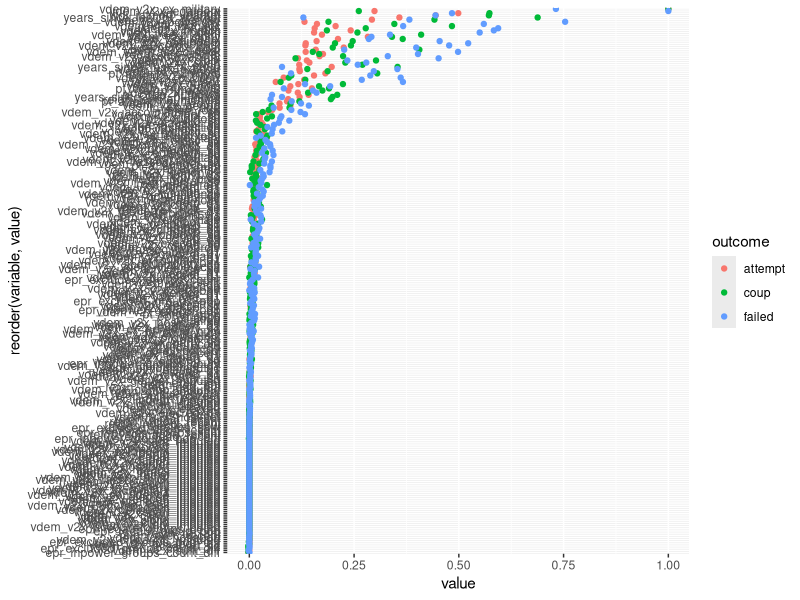

Generate this figure with R:
#
#   Extract variable importance from models
#

library(readr)
library(dplyr)
library(ggplot2)
library(here)

setwd(here::here("models"))

var_imp <- read_csv("output/full-model/variable-importance.csv")

# rescale var imp to 0-1
var_imp <- var_imp %>%
  group_by(outcome) %>%
  mutate(value = value / max(value))

top10 <- var_imp %>% 
  arrange(outcome, desc(value)) %>%
  group_by(outcome) %>% 
  slice(1:10)
top10

# Save a summary of the top vars for git
top10 %>%
  ungroup() %>%
  arrange(desc(value)) %>%
  write_csv("output/var-importance-top10.csv")

var_imp %>%
  ggplot(aes(x = value, y = reorder(variable, value), color = outcome)) +
  geom_point()
